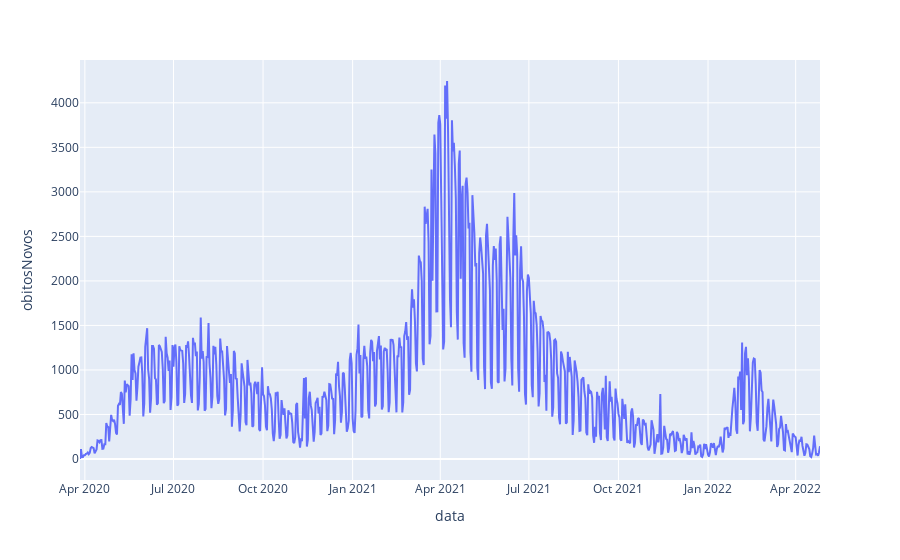

Write notebook code for a chart like this one.
### Markdown cell above
## Cria gráficos

### Code cell
figura_obitos_brasil = px.line(df_brasil, x='data', y='obitosNovos')
figura_obitos_brasil.show()

### Figure 1 — Plotly figure (JSON) as saved in the notebook; plotly's stock layout.template omitted (floating-point values rounded to 4 significant figures; data arrays with more than 128 entries replaced by an {"elided": "..."} marker saying what was removed)
{"data": [{"hovertemplate": "data=%{x}<br>obitosNovos=%{y}<extra></extra>", "legendgroup": "", "line": {"color": "#636efa", "dash": "solid"}, "marker": {"symbol": "circle"}, "mode": "lines", "name": "", "orientation": "v", "showlegend": false, "x": {"elided": "761 str values"}, "xaxis": "x", "y": {"elided": "761 int values"}, "yaxis": "y", "type": "scatter"}], "layout": {"xaxis": {"anchor": "y", "domain": [0.0, 1.0], "title": {"text": "data"}}, "yaxis": {"anchor": "x", "domain": [0.0, 1.0], "title": {"text": "obitosNovos"}}, "legend": {"tracegroupgap": 0}, "margin": {"t": 60}}}
